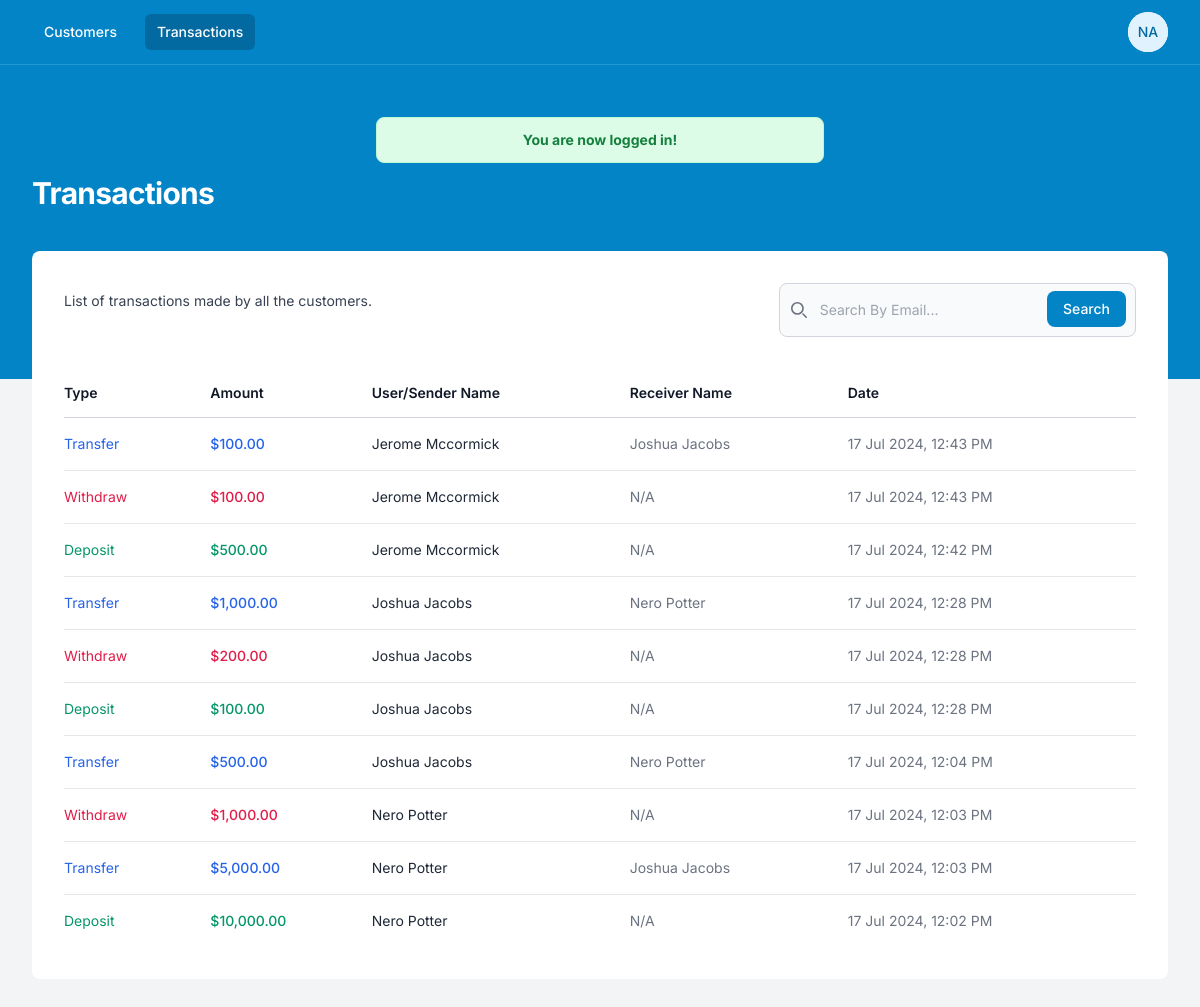
The page /resources/admin/transactions.php (signed in) on the database its author committed.
### tables this page shows
CREATE TABLE `transactions` (
  `id` int NOT NULL,
  `user_email` varchar(255) NOT NULL,
  `receiver_email` varchar(255) DEFAULT NULL,
  `amount` float NOT NULL,
  `type` varchar(20) NOT NULL,
  `created_at` timestamp NULL DEFAULT CURRENT_TIMESTAMP
);

CREATE TABLE `users` (
  `id` int NOT NULL,
  `name` varchar(255) NOT NULL,
  `email` varchar(255) NOT NULL,
  `password` varchar(255) NOT NULL,
  `role` varchar(20) NOT NULL,
  `created_at` timestamp NULL DEFAULT CURRENT_TIMESTAMP
);

### bootstrap.php (called while the page is built, shortened)
<?php
$config = require __DIR__ . '/config.php';
$storage = null;
if ($config['storage'] === 'file') {
    $storage = new FileStorage();
} elseif ($config['storage'] === 'database') {
    $db = $config['db'];
    if ($db['driver'] === 'sqlite') {
        $dsn = "sqlite:{$db['dbname']}";
    } else {
        $dsn = "{$db['driver']}:host={$db['host']};dbname={$db['dbname']}";
    }
    $pdo = new PDO($dsn, $db['username'], $db['password']);
    $pdo->setAttribute(PDO::ATTR_ERRMODE, PDO::ERRMODE_EXCEPTION);
    $pdo->setAttribute(PDO::ATTR_DEFAULT_FETCH_MODE, PDO::FETCH_ASSOC);
    $storage = new DatabaseStorage($pdo);
}
$auth = new Auth($storage);
$user = new User($storage);
$transaction = new Transaction($storage);
return [
    'auth' => $auth,
    'user' => $user,
    'transaction' => $transaction
];

### app/Classes/Auth.php (called while the page is built, shortened)
<?php
class Auth
{
    public static function getCurrentUser(): array
    {
        return $_SESSION['user'] ?? [];
    }
}

### app/Classes/Message.php (called while the page is built, shortened)
<?php
class Message
{
    public static function flash(string $type, string $message = null): ?string
    {
        $message = $_SESSION['flash'][$type] ?? null;
        return $message;
    }
}

### app/Classes/Transaction.php (called while the page is built, shortened)
<?php
class Transaction
{
    private $storage;
    public function __construct(StorageInterface $storage)
    {
        $this->storage = $storage;
    }
    public function getAllTransactions(): array
    {
        return $this->storage->getAllTransactions();
    }
}

### app/storage/DatabaseStorage.php (called while the page is built, shortened)
<?php
class DatabaseStorage implements StorageInterface
{
    private PDO $pdo;
    public function __construct(PDO $pdo)
    {
        $this->pdo = $pdo;
    }
    public function getUserByEmail(string $email): ?array
    {
        try {
            $query = "SELECT * FROM users WHERE email = :email";
            $stmt = $this->pdo->prepare($query);
            $stmt->execute(['email' => $email]);
            $user = $stmt->fetch();
            return $user ? $user : null;
        } catch (PDOException $e) {
            throw new Exception("Error fetching user: " . $e->getMessage());
        }
    }
    public function getAllTransactions(): array
    {
        try {
            $query = "SELECT * FROM transactions ORDER BY created_at DESC";
            $stmt = $this->pdo->query($query);
            return $stmt->fetchAll();
        } catch (PDOException $e) {
            throw new Exception("Error fetching transactions: " . $e->getMessage());
        }
    }
}

### app/Classes/User.php (called while the page is built, shortened)
<?php
class User
{
    private $storage;
    public function __construct(StorageInterface $storage)
    {
        $this->storage = $storage;
    }
    public function getUserByEmail(string $email): ?array
    {
        return $this->storage->getUserByEmail($email);
    }
}

### app/Classes/Utility.php (called while the page is built, shortened)
<?php
class Utility
{
    public static function dateFormat(string $timestamp = null): string
    {
        if ($timestamp) {
            return date('d M Y, h:i A', strtotime($timestamp));
        } else {
            return date('Y-m-d H:i:s');
        }
    }
}

### resources/admin/transactions.php (the view, shortened to what this page needs)
<?php
$dependencies = require __DIR__ . '/../../bootstrap.php';
$auth = $dependencies['auth'];
$userClass = $dependencies['user'];
$transaction = $dependencies['transaction'];
$auth->checkAdmin();
$admin = $auth->getCurrentUser();
$allTransactions = $transaction->getAllTransactions();
?>
<!DOCTYPE html>
<html class="h-full bg-gray-100" lang="en">
<head>
  <script src="https://cdn.tailwindcss.com"></script>
</head>
<body class="h-full">
  <div class="min-h-full">
    <div class="bg-sky-600 pb-32">
      <nav class="border-b border-opacity-25 border-sky-300 bg-sky-600" x-data="{ mobileMenuOpen: false, userMenuOpen: false }">
        <div class="px-4 mx-auto max-w-7xl sm:px-6 lg:px-8">
          <div class="flex justify-between h-16">
            <div class="flex items-center px-2 lg:px-0">
              <div class="hidden sm:block">
                <div class="flex space-x-4">
                  <a href="./customers.php" class="px-3 py-2 text-sm font-medium text-white rounded-md hover:bg-sky-500 hover:bg-opacity-75">Customers</a>
                  <a href="./transactions.php" class="px-3 py-2 text-sm font-medium text-white rounded-md bg-sky-700">Transactions</a>
                </div>
              </div>
            </div>
            <div class="hidden gap-2 sm:ml-6 sm:flex sm:items-center">
              <div class="relative ml-3" x-data="{ open: false }">
                <div>
                  <button @click="open = !open" type="button" class="flex text-sm bg-white rounded-full focus:outline-none" id="user-menu-button" aria-expanded="false" aria-haspopup="true">
                    <span class="inline-flex items-center justify-center w-10 h-10 rounded-full bg-sky-100">
                      <span class="font-medium leading-none text-sky-700"><?= $admin['name_initial'] ?></span>
                    </span>
                  </button>
                </div>
              </div>
            </div>
          </div>
        </div>
      </nav>
      <header class="py-10">
        <div class="mx-auto max-w-7xl px-4 sm:px-6 lg:px-8">
          <div class="sm:mx-auto sm:w-full sm:max-w-md">
            <?php $message = Message::flash('success');
            if ($message) : ?>
              <div class="my-3 bg-green-100 border border-green-200 text-sm text-green-700 rounded-lg p-3 text-center" role="alert">
                <span class="font-bold"><?= $message; ?></span>
              </div>
            <?php endif; ?>
          </div>
          <h1 class="text-3xl font-bold tracking-tight text-white">
            Transactions
          </h1>
        </div>
      </header>
    </div>
    <main class="-mt-32">
      <div class="mx-auto max-w-7xl px-4 pb-12 sm:px-6 lg:px-8">
        <div class="bg-white rounded-lg py-8">
          <div class="px-4 sm:px-6 lg:px-8">
            <div class="sm:flex sm:items-center">
              <div class="flex justify-between w-full">
                <p class="mt-2 text-sm text-gray-700">
                  List of transactions made by all the customers.
                </p>
                <form action="./customer_transactions.php" method="GET" class="w-1/3">
                  <div class="relative">
                    <div class="absolute inset-y-0 start-0 flex items-center ps-3 pointer-events-none">
                    </div>
                    <input type="email" id="default-search" class="block w-full p-4 ps-10 text-sm text-gray-900 border border-gray-300 rounded-lg bg-gray-50 focus:ring-blue-500 focus:border-blue-500 dark:bg-gray-700 dark:border-gray-600 dark:placeholder-gray-400 dark:text-white dark:focus:ring-blue-500 dark:focus:border-blue-500" placeholder="Search By Email..." name="search" required />
                    <button type="submit" class="text-white absolute end-2.5 bottom-2.5 transition bg-sky-600 hover:bg-sky-700 focus:ring-4 focus:outline-none focus:ring-sky-300 font-medium rounded-lg text-sm px-4 py-2 dark:bg-sky-600 dark:hover:bg-sky-700 dark:focus:ring-sky-800">Search</button>
                  </div>
                </form>
              </div>
            </div>
            <div class="mt-8 flow-root">
              <div class="-mx-4 -my-2 overflow-x-auto sm:-mx-6 lg:-mx-8">
                <div class="inline-block min-w-full py-2 align-middle sm:px-6 lg:px-8">
                  <table class="min-w-full divide-y divide-gray-300">
                    <thead>
                      <tr>
                        <th scope="col" class="whitespace-nowrap py-3.5 pl-4 pr-3 text-left text-sm font-semibold text-gray-900 sm:pl-0">
                          Type
                        </th>
                        <th scope="col" class="whitespace-nowrap px-2 py-3.5 text-left text-sm font-semibold text-gray-900">
                          Amount
                        </th>
                        <th scope="col" class="whitespace-nowrap py-3.5 pl-4 pr-3 text-left text-sm font-semibold text-gray-900 sm:pl-0">
                          User/Sender Name
                        </th>
                        <th scope="col" class="whitespace-nowrap py-3.5 pl-4 pr-3 text-left text-sm font-semibold text-gray-900 sm:pl-0">
                          Receiver Name
                        </th>
                        <th scope="col" class="whitespace-nowrap px-2 py-3.5 text-left text-sm font-semibold text-gray-900">
                          Date
                        </th>
                      </tr>
                    </thead>
                    <tbody class="divide-y divide-gray-200 bg-white">
                      <?php if (!empty($allTransactions)) : ?>
                        <?php foreach ($allTransactions as $transaction) :
                          $receiver = null;
                          $isWithdrawn = false;
                          $textColor = 'text-emerald-600';
                          $sender = $userClass->getUserByEmail($transaction['user_email']);
                          if ($transaction['type'] == 'transfer') {
                            $receiver = $userClass->getUserByEmail($transaction['receiver_email']);
                            $textColor = 'text-blue-600';
                          }
                          if ($transaction['type'] == 'withdraw') {
                            $isWithdrawn = true;
                          }
                          $date = Utility::dateFormat($transaction['created_at']);
                          if ($isWithdrawn) {
                            $textColor = 'text-rose-600';
                          }
                        ?>
                          <tr>
                            <td class="whitespace-nowrap py-4 pl-4 pr-3 text-sm <?= $textColor ?> sm:pl-0">
                              <?= ucfirst($transaction['type']) ?>
                            </td>
                            <td class="whitespace-nowrap px-2 py-4 text-sm font-medium  <?= $textColor ?> ">
                              $<?= number_format($transaction['amount'], 2) ?>
                            </td>
                            <td class="whitespace-nowrap py-4 pl-4 pr-3 text-sm text-gray-800 sm:pl-0">
                              <?= $sender ? $sender['name'] : 'N/A' ?>
                            </td>
                            <td class="whitespace-nowrap py-4 pl-4 pr-3 text-sm text-gray-500 sm:pl-0">
                              <?= $receiver ? $receiver['name'] : 'N/A' ?>
                            <td class="whitespace-nowrap px-2 py-4 text-sm text-gray-500">
                              <?= $date ?>
                            </td>
                          </tr>
                        <?php endforeach; ?>
                      <?php endif; ?>
                    </tbody>
                  </table>
                </div>
              </div>
            </div>
          </div>
        </div>
      </div>
    </main>
  </div>
</body>
</html>

### resources/admin/transactions.php (style rules this page uses)
* { font-family: 'Inter', system-ui, -apple-system, BlinkMacSystemFont, 'Segoe UI', Roboto, Oxygen, Ubuntu, Cantarell, 'Open Sans', 'Helvetica Neue', sans-serif; }

### rows shown on the page
transactions: type "Transfer", amount "100.00", users.name "Jerome Mccormick", users.name "Joshua Jacobs", created_at "17 Jul 2024, 12:43 PM"
transactions: type "Withdraw", amount "100.00", users.name "Jerome Mccormick", shows "N/A", created_at "17 Jul 2024, 12:43 PM"
transactions: type "Deposit", amount "500.00", users.name "Jerome Mccormick", shows "N/A", created_at "17 Jul 2024, 12:42 PM"
transactions: type "Transfer", amount "1,000.00", users.name "Joshua Jacobs", users.name "Nero Potter", created_at "17 Jul 2024, 12:28 PM"
transactions: type "Withdraw", amount "200.00", users.name "Joshua Jacobs", shows "N/A", created_at "17 Jul 2024, 12:28 PM"
transactions: type "Deposit", amount "100.00", users.name "Joshua Jacobs", shows "N/A", created_at "17 Jul 2024, 12:28 PM"
transactions: type "Transfer", amount "500.00", users.name "Joshua Jacobs", users.name "Nero Potter", created_at "17 Jul 2024, 12:04 PM"
transactions: type "Withdraw", amount "1,000.00", users.name "Nero Potter", shows "N/A", created_at "17 Jul 2024, 12:03 PM"
transactions: type "Transfer", amount "5,000.00", users.name "Nero Potter", users.name "Joshua Jacobs", created_at "17 Jul 2024, 12:03 PM"
transactions: type "Deposit", amount "10,000.00", users.name "Nero Potter", shows "N/A", created_at "17 Jul 2024, 12:02 PM"

### other values the page prints
$admin['name_initial'] "NA"
$message "You are now logged in!"
